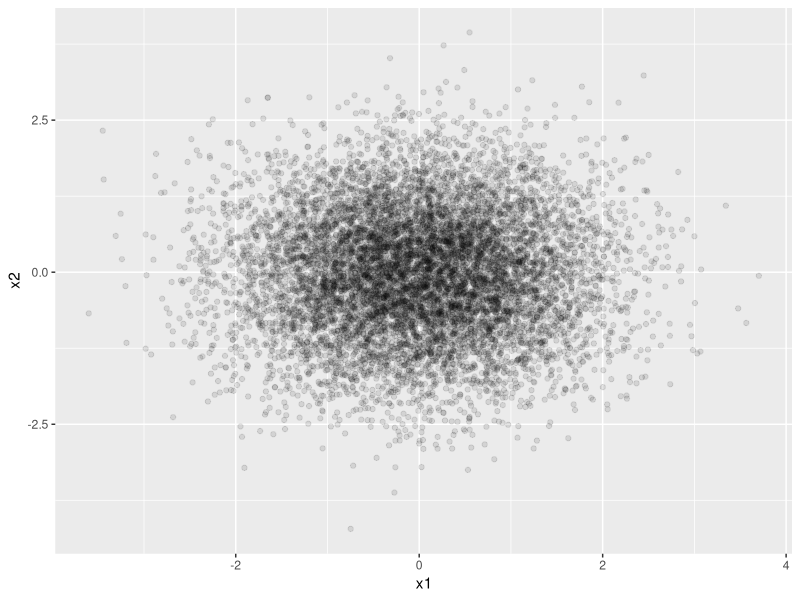
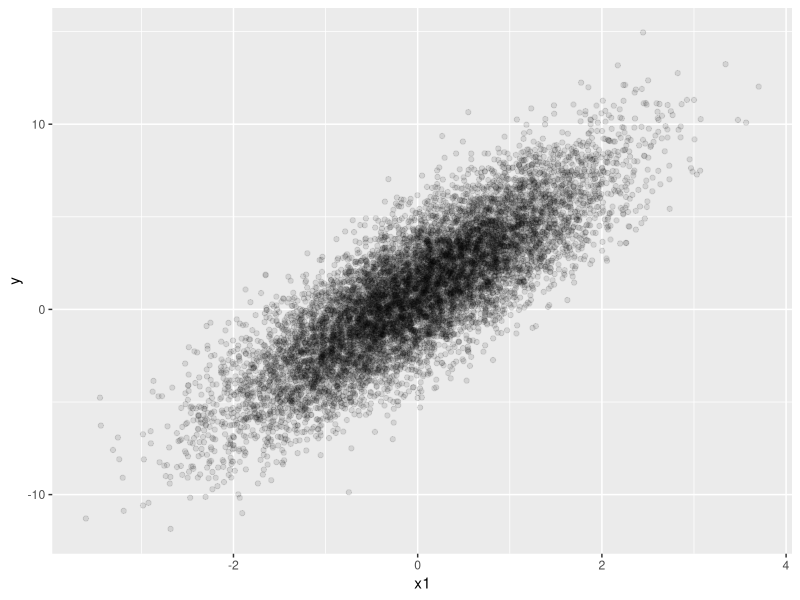

These figures' R source, in order:
library(tidyverse)

set.seed(945)

x1 <- rnorm(1e4)
x2 <- rnorm(1e4)
ggplot(tibble(x1,x2), aes (x1,x2)) +
  geom_point(alpha = .1)
cor(x1,x2)


y <- rnorm(1e4, mean = 1 +3 * x1 +2 * x2, sd = .1)

ggplot(tibble(x1,y), aes(x1, y)) +
  geom_point(alpha = .1)

summary(lm(y~x1))

summary(lm(y~x1 +x2))
